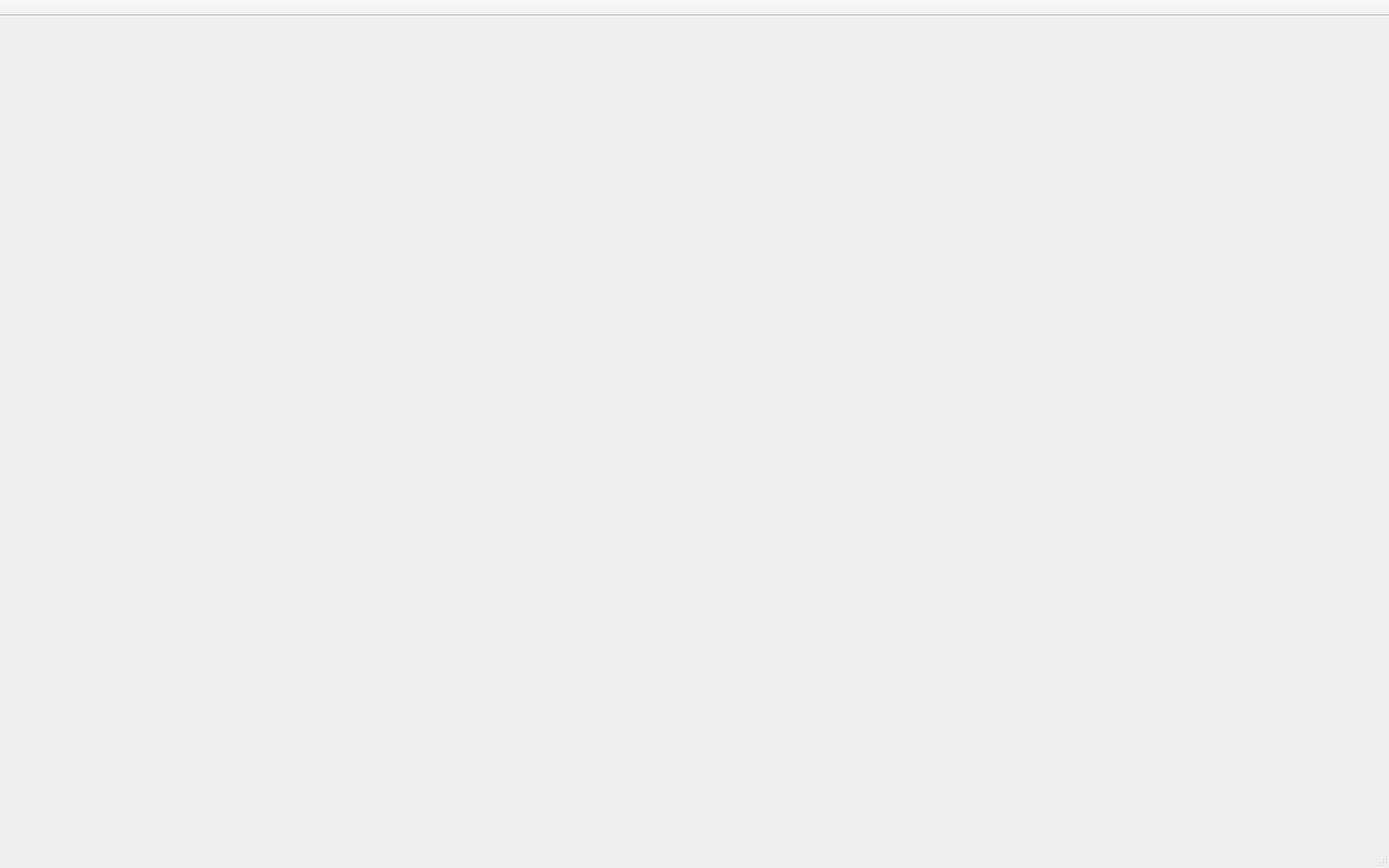
<?xml version="1.0" encoding="UTF-8"?>
<ui version="4.0">
 <class>MainWindow</class>
 <widget class="QMainWindow" name="MainWindow">
  <property name="geometry">
   <rect>
    <x>0</x>
    <y>0</y>
    <width>1440</width>
    <height>900</height>
   </rect>
  </property>
  <property name="minimumSize">
   <size>
    <width>1200</width>
    <height>700</height>
   </size>
  </property>
  <property name="windowTitle">
   <string>DentalLabeler</string>
  </property>
  <property name="acceptDrops">
   <bool>true</bool>
  </property>
  <widget class="QWidget" name="centralWidget">
   <layout class="QHBoxLayout" name="layoutCentral" stretch="0,0,1,0">
    <property name="spacing">
     <number>0</number>
    </property>
    <property name="leftMargin">
     <number>0</number>
    </property>
    <property name="topMargin">
     <number>0</number>
    </property>
    <property name="rightMargin">
     <number>0</number>
    </property>
    <property name="bottomMargin">
     <number>0</number>
    </property>
    <item>
     <widget class="QWidget" name="toolRailHost" native="true">
      <property name="minimumSize">
       <size>
        <width>52</width>
        <height>0</height>
       </size>
      </property>
      <property name="maximumSize">
       <size>
        <width>52</width>
        <height>16777215</height>
       </size>
      </property>
     </widget>
    </item>
    <item>
     <widget class="QWidget" name="toolOptionsHost" native="true">
      <property name="minimumSize">
       <size>
        <width>232</width>
        <height>0</height>
       </size>
      </property>
      <property name="maximumSize">
       <size>
        <width>232</width>
        <height>16777215</height>
       </size>
      </property>
     </widget>
    </item>
    <item>
     <widget class="QWidget" name="viewportHost" native="true"/>
    </item>
    <item>
     <widget class="QWidget" name="rightPanelHost" native="true">
      <property name="minimumSize">
       <size>
        <width>320</width>
        <height>0</height>
       </size>
      </property>
      <property name="maximumSize">
       <size>
        <width>320</width>
        <height>16777215</height>
       </size>
      </property>
     </widget>
    </item>
   </layout>
  </widget>
  <widget class="QMenuBar" name="menuBar"/>
  <widget class="QToolBar" name="mainToolBar">
   <property name="movable">
    <bool>false</bool>
   </property>
   <property name="floatable">
    <bool>false</bool>
   </property>
   <attribute name="toolBarArea">
    <enum>TopToolBarArea</enum>
   </attribute>
   <attribute name="toolBarBreak">
    <bool>false</bool>
   </attribute>
  </widget>
  <widget class="QStatusBar" name="statusBar"/>
 </widget>
 <resources/>
 <connections/>
</ui>
